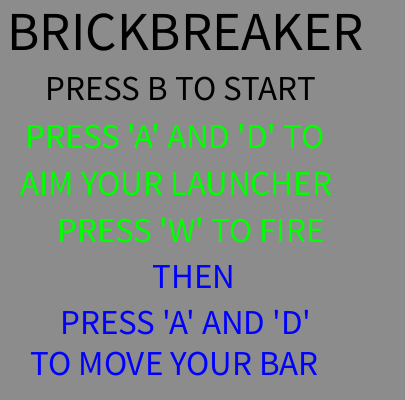
Frame 1 (no input)
Frame 60 (the mouse pressed at the canvas centre just before this capture): identical to frame 1, image omitted
Frame 120 (the mouse held since frame 60 and released just before this capture): identical to frame 1, image omitted

The Processing sketch that drew this single still picture (run headless with seeded random() and noise(); from frame 60 on, the mouse is pressed at the canvas centre):

// Processing sketch: final_project
// ── final_project.pde
import java.util.ArrayList;
boolean brickInPlay, start, dead;
ArrayList<Brick> bricks= new ArrayList<Brick>();
Bar user;
Ball breaker;

void setup() {
  start = false;
  size(405, 400);
  brickInPlay=false;
  user= new Bar();
  breaker=new Ball(new PVector(user.x+25, height-22));
  for (int x=0; x<4; x++) {
    for (int y=0; y<5; y++) {
      bricks.add(new Brick(new PVector(50*x+100, 25*y+100)));
    }
  }
}

void draw() {
  background(140);
  if (start) {
    textSize(30);
    fill(0);
    text("PRESS 'SPACE' TO PAUSE", 30, 40);
    if (brickInPlay&&!dead) {

      user.move();
      user.update();
      breaker.update();
      breaker.move();
    }
      if (bricks.size() == 0) {
       background(0);
       fill(255,0,0);
       textSize(40);
       text("NICE WORK...",width/6+15,height/3);
       text("BUT UR STILL BAD C;",5,height/2-10);
      } 
      if (!dead&&!brickInPlay) {
      breaker.aim();
      user.update();
    } if (dead) {
      background(0);
      for (int i=0; i<bricks.size(); i++) {
        bricks.remove(i);
      }
      fill(255, 0, 0);
      textSize(40);
      text("GAME OVER", width/5, height/3);
      text("GIT GUD, N00B", width/7, height/2);
    }
    for (int i=0; i<bricks.size(); i++) {
      bricks.get(i).update();
    }
  } else {
    textSize(55);
    fill(0);
    text("BRICKBREAKER", 7, height/8);
    textSize(35);
    text("PRESS B TO START", 45, height/5+20);
    fill(0, 255, 0);
    text("PRESS 'A' AND 'D' TO", 25, height/3+15);
    text("AIM YOUR LAUNCHER", 20, height/2-5);
    text("PRESS 'W' TO FIRE", width/7, height/2+42);
    fill(0, 0, 255);
    text("THEN", width/2-50, height-height/4-12);
    text("PRESS 'A' AND 'D'", 60, height-height/6);
    text("TO MOVE YOUR BAR", 30, height-height/16);
  }
}

/*void mouseClicked() {
    for (int i=0; i<bricks.size(); i++) {
      bricks.remove(i);
    }
 }*/

void keyPressed() {
  int k = keyCode;
  //println(k);
  if (k == 32)
    if (looping)  noLoop();
    else          loop();
  if (k == 'B' || k == 'b')
    start = true;
}
// ── Ball.pde
class Ball {
  PVector pos;
  PVector vel;
  int framesSinceHit;
  float aim;
  int rad;
  float speed;

  Ball(PVector p) {
    pos=p;
    framesSinceHit=0;
    aim=0;
    rad=4;
    speed=3;
  }

  void update() {
    fill(255);
    ellipse(pos.x, pos.y, 2*rad, 2*rad);
    //death
    if (pos.y>height) {
      dead=true;
    }
  }

  void move() {
    framesSinceHit+=1;
    pos.x+=vel.x;
    pos.y+=vel.y;
    float angle =atan2(vel.y, vel.x);
    if ((pos.x<rad || pos.x>width-rad)) {
      vel.x*=-1;
      ////could split this to set pos.x to the wall
    }
    if (pos.y<rad) {
      vel.y*=-1;
    }
    if (pos.y>height-20-rad && pos.x>user.x && pos.x<user.x+50&& framesSinceHit>2) {
      float dist=pos.x-(user.x+25);
      if (vel.x>0) {
        angle-= (PI/2-abs(angle-PI/2))*dist/50;//-1+dist/5;
      } 
      if (vel.x<0) {
        angle+= (PI/2-abs(angle-PI/2))*dist/50;//-1-dist/5;
      } else {
        angle-= (PI/2-abs(angle-PI/2))*dist/50;
      }
      framesSinceHit=0;
      setAngle(-angle);
      pos.y=height-20-rad;
    }
    line(user.x+25, 580, user.x+25, 590);
    brickBounce();
  }

  void brickBounce() {
    float y=pos.y;
    float x=pos.x;
    for (int i=0; i<bricks.size(); i++) {
      Brick b=bricks.get(i);
      float by=b.pos.y;
      float bx=b.pos.x;
      if ((y<by||y>by+b.size)&&(x<bx||x>bx+b.size)&& framesSinceHit>=2) {
        if (sq(rad)>sq(y-by)+sq(x-bx)||sq(rad)>sq(y-(by+b.size))+sq(x-bx)||sq(rad)>sq(y-by)+sq(x-(bx+b.size*2))||sq(rad)>sq(y-(by+b.size))+sq(x-(bx+b.size*2))) {
          framesSinceHit=0;
          pos.y-=vel.y;
          pos.x-=vel.x;

          vel.x*=-1;
          vel.y*=-1;
          b.hp-=1;
        }
      } else if (x>=bx-rad && y>=by-rad && x<=bx+b.size*2+rad && y<=by+b.size+rad&& framesSinceHit>2) {
        framesSinceHit=0;
        if (y>=by-rad&&x>=bx&&x<=bx+b.size*2) {
          pos.y-=vel.y;
          pos.x-=vel.x;

          vel.y*=-1;
          b.hp-=1;
          //pos.y=by-rad;
        } else if (y<=by+b.size+rad&&x>=bx&&x<=bx+b.size*2) {
          pos.y-=vel.y;
          pos.x-=vel.x;

          vel.y*=-1;
          b.hp-=1;
          //pos.y=by+b.rad+rad;
        } else if (x>=bx-rad&&y>=by&&y<=by+b.size) {
          pos.y-=vel.y;
          pos.x-=vel.x;

          vel.x*=-1;
          b.hp-=1;
        }
        //pos.x=bx-rad;
        else if (topEdgeY(b, 10) && rightEdgeX(b, 10) && vel.x < 0 && vel.y > 0 || topEdgeY(b, 10) && leftEdgeX(b, 10) && vel.x > 0 && vel.y > 0 || bottomEdgeY(b, 10) && rightEdgeX(b, 10) && vel.x < 0 && vel.y < 0 || bottomEdgeY(b, 10) && leftEdgeX(b, 10) && vel.x > 0 && vel.y < 0) {
          vel.mult(-1);
        } else if (leftEdgeX(b, 10) && (!(topEdgeY(b, 10)) || (!bottomEdgeY(b, 10))) || rightEdgeX(b, 10) && (!(topEdgeY(b, 10)) || (!bottomEdgeY(b, 10)))) {
          dead = true;
        } else if (x<=bx+b.size*2+rad&&y>=by&&y<=by+b.size) {
          pos.y-=vel.y;
          pos.x-=vel.x;

          vel.x*=-1;
          b.hp-=1;
          //pos.x=bx+b.rad*2+rad;
        }
      }
      if (b.hp<=0) {
        bricks.remove(i);
      }
    }
  }

  void setAngle(float a) {
    float mag = vel.mag();
    float x = cos(a);
    float y = sin(a);
    vel = new PVector(x, y);
    vel.mult(mag);
  }
  boolean topEdgeY(Brick brick, float precision) {
    return abs(brick.pos.y - (pos.y + rad/2)) <= precision;
  }
  boolean bottomEdgeY(Brick brick, float precision) {
    return abs(pos.y-rad/2-brick.size-brick.pos.y) <= precision;
  }

  boolean rightEdgeX(Brick brick, float precision) {
    return abs(pos.x-rad/2-brick.pos.x-brick.size*2) <= precision;
  }

  boolean leftEdgeX(Brick brick, float precision) {
    return abs(pos.x + rad/2 - brick.pos.x) <= precision;
  }
  void aim() {
    if (keyPressed) {
      if ((key == 'a' || key == 'A') && (aim>-1.5)) {
        aim-=.03;
      } 
      if ((key == 'd' || key == 'D') && (aim<1.5)) {
        aim+=.03;
      }
      if (key=='w' || key=='D') {
        brickInPlay=true;
        vel=new PVector(speed*sin(aim), -cos(aim)*speed);
      }
    }
    line(user.x +25, height-22, user.x +25+30*sin(aim), height-22-30*cos(aim));
    update();
  }
}
// ── Bar.pde
class Bar {
  int x;
  Bar() {
    x=width/2-25;
  }
  void update() {
    //move();
    fill(0);
    rect(x, height-20, 50, 10);
  }

  void move() {
    if (keyPressed) {
      if ((key == 'a' || key == 'A') && (x>1)) {
        x=x-6;
      } 
      if ((key == 'd' || key == 'D') && (x<width-51)) {
        x=x+6;
      }
    }
  }
}
// ── Brick.pde
class Brick {
  PVector pos;
  int hp;
  int size;
  Brick(PVector p) {
    pos=p;
    hp=3;
    size=25;
  }
  void update() {
    if (hp==3) {
      fill(255, 0, 0);
      rect(pos.x, pos.y, 2*size, size);
    }
    if (hp==2) {
      fill(0, 0, 255);
      rect(pos.x, pos.y, 2*size, size);
    }
    if (hp==1) {
      fill(0, 255, 0);
      rect(pos.x, pos.y, 2*size, size);
    }
  }
}
